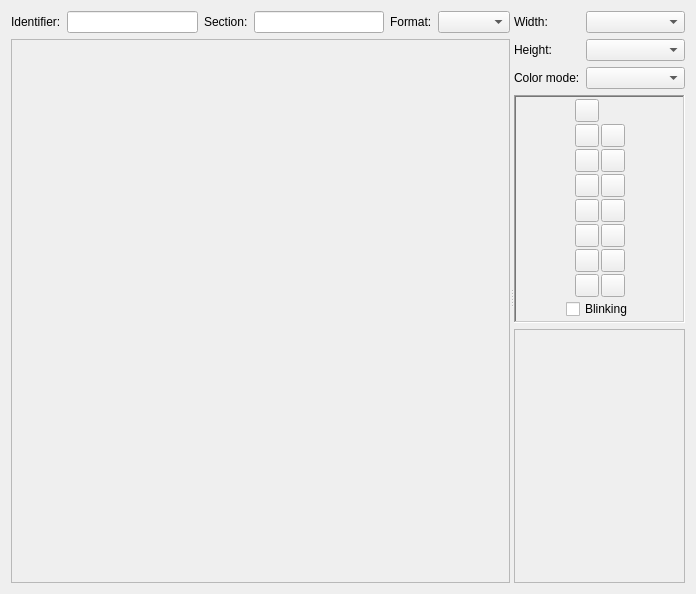
<?xml version="1.0" encoding="UTF-8"?>
<ui version="4.0">
 <class>TileEditorTab</class>
 <widget class="QWidget" name="TileEditorTab">
  <property name="geometry">
   <rect>
    <x>0</x>
    <y>0</y>
    <width>696</width>
    <height>594</height>
   </rect>
  </property>
  <layout class="QVBoxLayout" name="mainLayout" stretch="1000">
   <item>
    <widget class="QSplitter" name="splitter">
     <property name="orientation">
      <enum>Qt::Horizontal</enum>
     </property>
     <property name="childrenCollapsible">
      <bool>false</bool>
     </property>
     <widget class="QWidget" name="leftLayoutWidget">
      <layout class="QVBoxLayout" name="leftLayout">
       <property name="spacing">
        <number>0</number>
       </property>
       <item>
        <layout class="QHBoxLayout" name="topLayout">
         <property name="spacing">
          <number>6</number>
         </property>
         <item>
          <widget class="QLabel" name="identifierLabel">
           <property name="text">
            <string>Identifier:</string>
           </property>
           <property name="buddy">
            <cstring>identifierEdit</cstring>
           </property>
          </widget>
         </item>
         <item>
          <widget class="QLineEdit" name="identifierEdit"/>
         </item>
         <item>
          <widget class="QLabel" name="sectionLabel">
           <property name="text">
            <string>Section:</string>
           </property>
           <property name="buddy">
            <cstring>sectionEdit</cstring>
           </property>
          </widget>
         </item>
         <item>
          <widget class="QLineEdit" name="sectionEdit"/>
         </item>
         <item>
          <widget class="QLabel" name="formatLabel">
           <property name="text">
            <string>Format:</string>
           </property>
           <property name="buddy">
            <cstring>formatCombo</cstring>
           </property>
          </widget>
         </item>
         <item>
          <widget class="QComboBox" name="formatCombo"/>
         </item>
        </layout>
       </item>
       <item>
        <widget class="QWidget" name="separator" native="true">
         <property name="sizePolicy">
          <sizepolicy hsizetype="Preferred" vsizetype="Fixed">
           <horstretch>0</horstretch>
           <verstretch>0</verstretch>
          </sizepolicy>
         </property>
         <property name="minimumSize">
          <size>
           <width>0</width>
           <height>6</height>
          </size>
         </property>
         <property name="maximumSize">
          <size>
           <width>16777215</width>
           <height>6</height>
          </size>
         </property>
        </widget>
       </item>
       <item>
        <widget class="QTabBar" name="tabBar" native="true">
         <property name="expanding" stdset="0">
          <bool>false</bool>
         </property>
         <property name="movable" stdset="0">
          <bool>false</bool>
         </property>
         <property name="tabsClosable" stdset="0">
          <bool>false</bool>
         </property>
         <property name="changeCurrentOnDrag" stdset="0">
          <bool>false</bool>
         </property>
        </widget>
       </item>
       <item>
        <widget class="QScrollArea" name="editScrollArea">
         <property name="widgetResizable">
          <bool>true</bool>
         </property>
         <property name="alignment">
          <set>Qt::AlignCenter</set>
         </property>
         <widget class="TileEditorWidget" name="editorWidget">
          <property name="geometry">
           <rect>
            <x>0</x>
            <y>0</y>
            <width>489</width>
            <height>514</height>
           </rect>
          </property>
         </widget>
        </widget>
       </item>
      </layout>
     </widget>
     <widget class="QWidget" name="rightLayoutWidget">
      <layout class="QVBoxLayout" name="rightLayout">
       <item>
        <layout class="QFormLayout" name="formLayout">
         <item row="0" column="0">
          <widget class="QLabel" name="widthLabel">
           <property name="text">
            <string>Width:</string>
           </property>
           <property name="buddy">
            <cstring>widthCombo</cstring>
           </property>
          </widget>
         </item>
         <item row="0" column="1">
          <widget class="QComboBox" name="widthCombo"/>
         </item>
         <item row="1" column="0">
          <widget class="QLabel" name="heightLabel">
           <property name="text">
            <string>Height:</string>
           </property>
           <property name="buddy">
            <cstring>heightCombo</cstring>
           </property>
          </widget>
         </item>
         <item row="1" column="1">
          <widget class="QComboBox" name="heightCombo"/>
         </item>
         <item row="2" column="0">
          <widget class="QLabel" name="colorModeLabel">
           <property name="text">
            <string>Color mode:</string>
           </property>
           <property name="buddy">
            <cstring>colorModeCombo</cstring>
           </property>
          </widget>
         </item>
         <item row="2" column="1">
          <widget class="QComboBox" name="colorModeCombo"/>
         </item>
        </layout>
       </item>
       <item>
        <widget class="QFrame" name="paletteFrame">
         <property name="frameShape">
          <enum>QFrame::WinPanel</enum>
         </property>
         <property name="frameShadow">
          <enum>QFrame::Sunken</enum>
         </property>
         <layout class="QVBoxLayout" name="paletteFrameLayout">
          <property name="spacing">
           <number>2</number>
          </property>
          <property name="leftMargin">
           <number>2</number>
          </property>
          <property name="topMargin">
           <number>2</number>
          </property>
          <property name="rightMargin">
           <number>2</number>
          </property>
          <property name="bottomMargin">
           <number>2</number>
          </property>
          <item>
           <layout class="QHBoxLayout" name="paletteLayout">
            <item>
             <spacer name="paletteLeftSpacer">
              <property name="orientation">
               <enum>Qt::Horizontal</enum>
              </property>
              <property name="sizeHint" stdset="0">
               <size>
                <width>40</width>
                <height>20</height>
               </size>
              </property>
             </spacer>
            </item>
            <item>
             <layout class="QGridLayout" name="paletteColorsLayout">
              <item row="0" column="0">
               <widget class="QToolButton" name="blackButton">
                <property name="icon">
                 <iconset resource="../../res/resources.qrc">
                  <normaloff>:/resources/colors/00_black.png</normaloff>:/resources/colors/00_black.png</iconset>
                </property>
                <property name="checkable">
                 <bool>true</bool>
                </property>
                <property name="toolButtonStyle">
                 <enum>Qt::ToolButtonIconOnly</enum>
                </property>
               </widget>
              </item>
              <item row="1" column="0">
               <widget class="QToolButton" name="blueButton">
                <property name="icon">
                 <iconset resource="../../res/resources.qrc">
                  <normaloff>:/resources/colors/01_blue.png</normaloff>:/resources/colors/01_blue.png</iconset>
                </property>
                <property name="checkable">
                 <bool>true</bool>
                </property>
                <property name="toolButtonStyle">
                 <enum>Qt::ToolButtonIconOnly</enum>
                </property>
               </widget>
              </item>
              <item row="1" column="1">
               <widget class="QToolButton" name="brightBlueButton">
                <property name="icon">
                 <iconset resource="../../res/resources.qrc">
                  <normaloff>:/resources/colors/09_bright_blue.png</normaloff>:/resources/colors/09_bright_blue.png</iconset>
                </property>
                <property name="checkable">
                 <bool>true</bool>
                </property>
                <property name="toolButtonStyle">
                 <enum>Qt::ToolButtonIconOnly</enum>
                </property>
               </widget>
              </item>
              <item row="2" column="0">
               <widget class="QToolButton" name="redButton">
                <property name="icon">
                 <iconset resource="../../res/resources.qrc">
                  <normaloff>:/resources/colors/02_red.png</normaloff>:/resources/colors/02_red.png</iconset>
                </property>
                <property name="checkable">
                 <bool>true</bool>
                </property>
                <property name="toolButtonStyle">
                 <enum>Qt::ToolButtonIconOnly</enum>
                </property>
               </widget>
              </item>
              <item row="2" column="1">
               <widget class="QToolButton" name="brightRedButton">
                <property name="icon">
                 <iconset resource="../../res/resources.qrc">
                  <normaloff>:/resources/colors/10_bright_red.png</normaloff>:/resources/colors/10_bright_red.png</iconset>
                </property>
                <property name="checkable">
                 <bool>true</bool>
                </property>
                <property name="toolButtonStyle">
                 <enum>Qt::ToolButtonIconOnly</enum>
                </property>
               </widget>
              </item>
              <item row="3" column="0">
               <widget class="QToolButton" name="magentaButton">
                <property name="icon">
                 <iconset resource="../../res/resources.qrc">
                  <normaloff>:/resources/colors/03_magenta.png</normaloff>:/resources/colors/03_magenta.png</iconset>
                </property>
                <property name="checkable">
                 <bool>true</bool>
                </property>
                <property name="toolButtonStyle">
                 <enum>Qt::ToolButtonIconOnly</enum>
                </property>
               </widget>
              </item>
              <item row="3" column="1">
               <widget class="QToolButton" name="brightMagentaButton">
                <property name="icon">
                 <iconset resource="../../res/resources.qrc">
                  <normaloff>:/resources/colors/11_bright_magenta.png</normaloff>:/resources/colors/11_bright_magenta.png</iconset>
                </property>
                <property name="checkable">
                 <bool>true</bool>
                </property>
                <property name="toolButtonStyle">
                 <enum>Qt::ToolButtonIconOnly</enum>
                </property>
               </widget>
              </item>
              <item row="4" column="0">
               <widget class="QToolButton" name="greenButton">
                <property name="icon">
                 <iconset resource="../../res/resources.qrc">
                  <normaloff>:/resources/colors/04_green.png</normaloff>:/resources/colors/04_green.png</iconset>
                </property>
                <property name="checkable">
                 <bool>true</bool>
                </property>
                <property name="toolButtonStyle">
                 <enum>Qt::ToolButtonIconOnly</enum>
                </property>
               </widget>
              </item>
              <item row="4" column="1">
               <widget class="QToolButton" name="brightGreenButton">
                <property name="icon">
                 <iconset resource="../../res/resources.qrc">
                  <normaloff>:/resources/colors/12_bright_green.png</normaloff>:/resources/colors/12_bright_green.png</iconset>
                </property>
                <property name="checkable">
                 <bool>true</bool>
                </property>
                <property name="toolButtonStyle">
                 <enum>Qt::ToolButtonIconOnly</enum>
                </property>
               </widget>
              </item>
              <item row="5" column="0">
               <widget class="QToolButton" name="cyanButton">
                <property name="icon">
                 <iconset resource="../../res/resources.qrc">
                  <normaloff>:/resources/colors/05_cyan.png</normaloff>:/resources/colors/05_cyan.png</iconset>
                </property>
                <property name="checkable">
                 <bool>true</bool>
                </property>
                <property name="toolButtonStyle">
                 <enum>Qt::ToolButtonIconOnly</enum>
                </property>
               </widget>
              </item>
              <item row="5" column="1">
               <widget class="QToolButton" name="brightCyanButton">
                <property name="icon">
                 <iconset resource="../../res/resources.qrc">
                  <normaloff>:/resources/colors/13_bright_cyan.png</normaloff>:/resources/colors/13_bright_cyan.png</iconset>
                </property>
                <property name="checkable">
                 <bool>true</bool>
                </property>
                <property name="toolButtonStyle">
                 <enum>Qt::ToolButtonIconOnly</enum>
                </property>
               </widget>
              </item>
              <item row="6" column="0">
               <widget class="QToolButton" name="yellowButton">
                <property name="icon">
                 <iconset resource="../../res/resources.qrc">
                  <normaloff>:/resources/colors/06_yellow.png</normaloff>:/resources/colors/06_yellow.png</iconset>
                </property>
                <property name="checkable">
                 <bool>true</bool>
                </property>
                <property name="toolButtonStyle">
                 <enum>Qt::ToolButtonIconOnly</enum>
                </property>
               </widget>
              </item>
              <item row="6" column="1">
               <widget class="QToolButton" name="brightYellowButton">
                <property name="icon">
                 <iconset resource="../../res/resources.qrc">
                  <normaloff>:/resources/colors/14_bright_yellow.png</normaloff>:/resources/colors/14_bright_yellow.png</iconset>
                </property>
                <property name="checkable">
                 <bool>true</bool>
                </property>
                <property name="toolButtonStyle">
                 <enum>Qt::ToolButtonIconOnly</enum>
                </property>
               </widget>
              </item>
              <item row="7" column="0">
               <widget class="QToolButton" name="whiteButton">
                <property name="icon">
                 <iconset resource="../../res/resources.qrc">
                  <normaloff>:/resources/colors/07_white.png</normaloff>:/resources/colors/07_white.png</iconset>
                </property>
                <property name="checkable">
                 <bool>true</bool>
                </property>
                <property name="toolButtonStyle">
                 <enum>Qt::ToolButtonIconOnly</enum>
                </property>
               </widget>
              </item>
              <item row="7" column="1">
               <widget class="QToolButton" name="brightWhiteButton">
                <property name="icon">
                 <iconset resource="../../res/resources.qrc">
                  <normaloff>:/resources/colors/15_bright_white.png</normaloff>:/resources/colors/15_bright_white.png</iconset>
                </property>
                <property name="checkable">
                 <bool>true</bool>
                </property>
                <property name="toolButtonStyle">
                 <enum>Qt::ToolButtonIconOnly</enum>
                </property>
               </widget>
              </item>
             </layout>
            </item>
            <item>
             <spacer name="paletteRightSpacer">
              <property name="orientation">
               <enum>Qt::Horizontal</enum>
              </property>
              <property name="sizeHint" stdset="0">
               <size>
                <width>40</width>
                <height>20</height>
               </size>
              </property>
             </spacer>
            </item>
           </layout>
          </item>
          <item>
           <layout class="QHBoxLayout" name="blinkingLayout">
            <item>
             <spacer name="blinkingLeftSpacer">
              <property name="orientation">
               <enum>Qt::Horizontal</enum>
              </property>
              <property name="sizeHint" stdset="0">
               <size>
                <width>40</width>
                <height>20</height>
               </size>
              </property>
             </spacer>
            </item>
            <item>
             <widget class="QCheckBox" name="blinkingCheck">
              <property name="text">
               <string>Blinking</string>
              </property>
             </widget>
            </item>
            <item>
             <spacer name="blinkingRightSpacer">
              <property name="orientation">
               <enum>Qt::Horizontal</enum>
              </property>
              <property name="sizeHint" stdset="0">
               <size>
                <width>40</width>
                <height>20</height>
               </size>
              </property>
             </spacer>
            </item>
           </layout>
          </item>
         </layout>
        </widget>
       </item>
       <item>
        <widget class="QScrollArea" name="previewScrollArea">
         <property name="widgetResizable">
          <bool>true</bool>
         </property>
         <widget class="QWidget" name="previewWidget">
          <property name="geometry">
           <rect>
            <x>0</x>
            <y>0</y>
            <width>168</width>
            <height>127</height>
           </rect>
          </property>
         </widget>
        </widget>
       </item>
      </layout>
     </widget>
    </widget>
   </item>
  </layout>
 </widget>
 <customwidgets>
  <customwidget>
   <class>QTabBar</class>
   <extends>QWidget</extends>
   <header location="global">QTabBar</header>
   <container>1</container>
  </customwidget>
  <customwidget>
   <class>TileEditorWidget</class>
   <extends>QWidget</extends>
   <header>editor/tile/TileEditorWidget.h</header>
   <container>1</container>
  </customwidget>
 </customwidgets>
 <tabstops>
  <tabstop>identifierEdit</tabstop>
  <tabstop>sectionEdit</tabstop>
  <tabstop>formatCombo</tabstop>
  <tabstop>widthCombo</tabstop>
  <tabstop>heightCombo</tabstop>
  <tabstop>colorModeCombo</tabstop>
  <tabstop>editScrollArea</tabstop>
  <tabstop>previewScrollArea</tabstop>
 </tabstops>
 <resources>
  <include location="../../res/resources.qrc"/>
 </resources>
 <connections/>
</ui>
